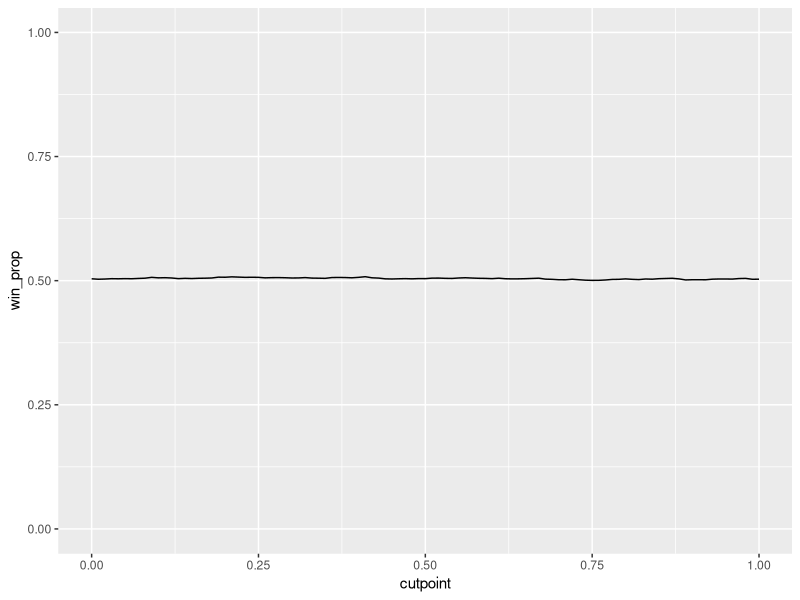

Here is the R script that generated this plot:
require(dplyr)
require(magrittr)
require(ggplot2)

rm(list = ls())

set.seed(11091987)

# simulate random number draws for both players
n_draw <- 10000

p1 <- cbind(runif(n_draw), runif(n_draw))
p2 <- cbind(runif(n_draw), runif(n_draw))

# strategy - always take first number
sum(p1[,1] > p2[,1])

# strategy - always take second number
sum(p1[,2] > p2[,2])

# strategy - if first number less than .5, take second number
sum(apply(p1, 1, function(x) ifelse(x[1] < .5, x[2], x[1])) >
      apply(p2, 1, function(x) ifelse(x[1] < .5, x[2], x[1])))

# strategy - test above strategy with cutpoint at each value between 0 and 1
# system.time({
#   results <- NULL
#   for(cutpoint in seq(0.01, .99, by = .01)){
#     results <- rbind(results,
#                      c(cutpoint, sum(apply(p1, 1, function(x) ifelse(x[1] < cutpoint, x[2], x[1])) >
#                                        apply(p2, 1, function(x) ifelse(x[1] < cutpoint, x[2], x[1])))))
#   }
# })

system.time({
  results <- lapply(seq(0, 1, by = .01),
                    function(cutpoint) c(cutpoint, sum(apply(p1, 1, function(x) ifelse(x[1] < cutpoint, x[2], x[1])) >
                                                         apply(p2, 1, function(x) ifelse(x[1] < cutpoint, x[2], x[1]))))) %>%
    unlist %>%
    matrix(ncol = 2, byrow = TRUE)
})

results %<>%
  as.data.frame %>%
  tbl_df %>%
  rename(cutpoint = V1, win = V2) %>%
  mutate(win_prop = win / n_draw)

ggplot(results, aes(cutpoint, win_prop)) +
  geom_line() +
  ylim(0,1)
